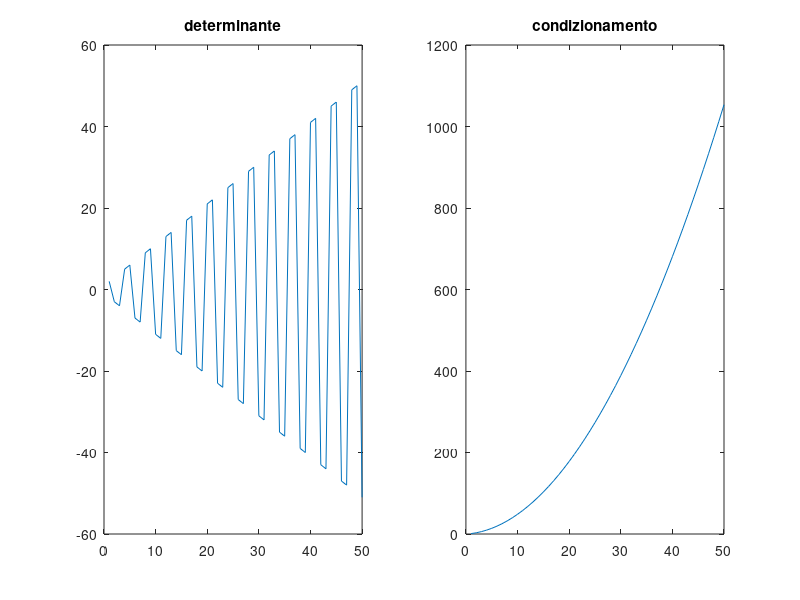

Write MATLAB code to recreate this figure.
close all
clc
clear

n=50;
for i=1:n
    A = flip(diag(ones(i,1)*2)) + flip(diag(ones(i-1,1)*-1,1)) + flip(diag(ones(i-1,1)*-1,-1));
    determinante(i) = det(A);
    condizionamento(i) = cond(A);
end

subplot(1,2,1);
x = 1:n;
plot(x,determinante);
title("determinante");
subplot(1,2,2);
plot(x,condizionamento);
title("condizionamento");
